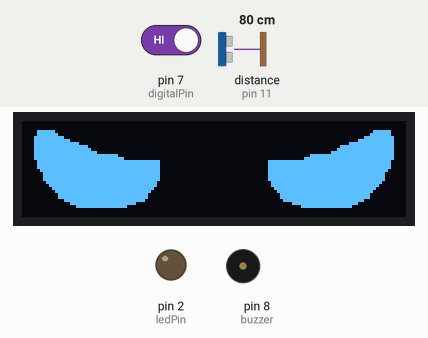
Recording of a sketch running on a simulated Arduino Uno, built with avr-gcc and run on an emulated ATmega328P. Shown: 128×32 one-colour display, output pins drawn as LEDs (lit = HIGH), buzzer (waves = sounding). Wiring (inferred from the names in the program): ultrasonic range finder: trigger pin 12; echo pin 11. Inputs (shaded band) come from the test bench; at power-on: distance to the obstacle (sensor on pin 11) 80 cm, pin 7 (digitalPin) HIGH. The echo pulse lasts 58.3 µs per cm; pins used as bus, display or sensor lines are not drawn.

Above: at 6.0 s.
6.1 s: distance to the obstacle (sensor on pin 11) set to 2 cm
At 8.7 s:
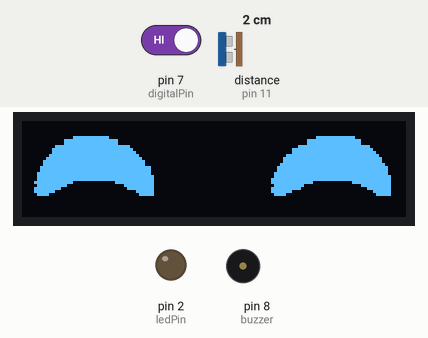
13.8 s: pin 7 (digitalPin) driven LOW
At 16.1 s:
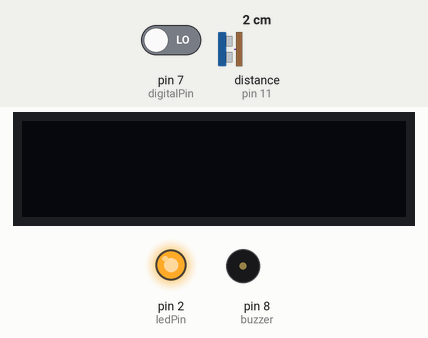
17.2 s: pin 7 (digitalPin) driven HIGH
At 17.9 s:
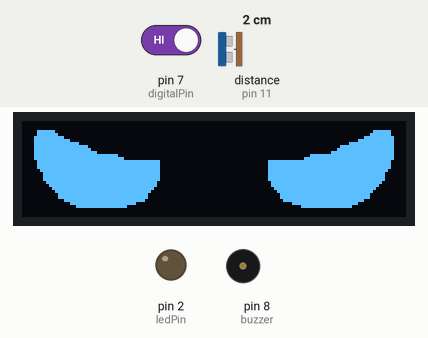
21.6 s: distance to the obstacle (sensor on pin 11) set to 18 cm
Timing chart, 0 to 26.0 s (numbered marks = the images above; inputs shaded):
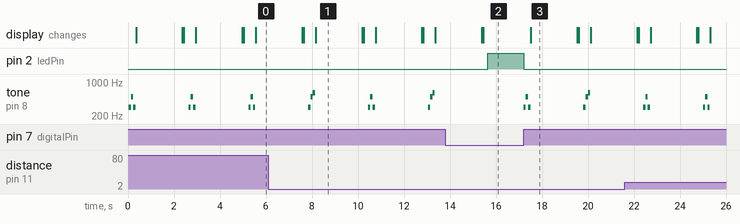

Measured:
- after the input at 6.1 s, the display: first differs from a run without the input after 2.1 s (image 1)
- after the input at 13.8 s, pin 2 (ledPin): LOW → HIGH after 1.8 s; tone on pin 8 (buzzer): stays silent (without the input it goes to 300 Hz after 1.8 s)
- after the input at 17.2 s, pin 2 (ledPin): HIGH → LOW at once; tone on pin 8 (buzzer): plays 300 Hz for 0.10 s, 500 Hz for 0.10 s, 300 Hz for 0.10 s, 300 Hz for 0.10 s, 500 Hz for 0.10 s, 600 Hz for 0.10 s, starting at once; the display: changes after 0.32 s (image 3)
- by itself, tone on pin 8 (buzzer): plays 300 Hz for 0.10 s, 500 Hz for 0.10 s, 600 Hz for 0.10 s, 300 Hz for 0.10 s, 500 Hz for 0.10 s, 300 Hz for 0.10 s … (9 notes in this stretch)
- what the display in image 1 shows lasts 2.0 s, from 8.2 s to 10.2 s

The sketch:

MainFeature.ino
```cpp
#include <SPI.h>
#include <Wire.h>
#include <Adafruit_GFX.h>
#include <Adafruit_SSD1306.h>

Adafruit_SSD1306 display = Adafruit_SSD1306(128, 32, &Wire);

#define bitmapWidth 128
#define bitmapHeight 32

const unsigned char Angeyes [] PROGMEM = {
	0x00, 0x00, 0x00, 0x00, 0x00, 0x00, 0x00, 0x00, 0x00, 0x00, 0x00, 0x00, 0x00, 0x00, 0x00, 0x00,
	0x00, 0x00, 0x00, 0x00, 0x00, 0x00, 0x00, 0x00, 0x00, 0x00, 0x00, 0x00, 0x00, 0x00, 0x00, 0x00,
	0x00, 0x00, 0x00, 0x00, 0x00, 0x00, 0x00, 0x00, 0x00, 0x00, 0x00, 0x00, 0x00, 0x00, 0x00, 0x00,
	0x07, 0xe0, 0x00, 0x00, 0x00, 0x00, 0x00, 0x00, 0x00, 0x00, 0x00, 0x00, 0x00, 0x00, 0x07, 0xe0,
	0x07, 0xf0, 0x00, 0x00, 0x00, 0x00, 0x00, 0x00, 0x00, 0x00, 0x00, 0x00, 0x00, 0x00, 0x0f, 0xe0,
	0x0f, 0xfc, 0x00, 0x00, 0x00, 0x00, 0x00, 0x00, 0x00, 0x00, 0x00, 0x00, 0x00, 0x00, 0x3f, 0xf0,
	0x0f, 0xff, 0x00, 0x00, 0x00, 0x00, 0x00, 0x00, 0x00, 0x00, 0x00, 0x00, 0x00, 0x00, 0xff, 0xf0,
	0x0f, 0xff, 0xe0, 0x00, 0x00, 0x00, 0x00, 0x00, 0x00, 0x00, 0x00, 0x00, 0x00, 0x07, 0xff, 0xf0,
	0x0f, 0xff, 0xfc, 0x00, 0x00, 0x00, 0x00, 0x00, 0x00, 0x00, 0x00, 0x00, 0x00, 0x3f, 0xff, 0xf0,
	0x0f, 0xff, 0xfe, 0x00, 0x00, 0x00, 0x00, 0x00, 0x00, 0x00, 0x00, 0x00, 0x00, 0x7f, 0xff, 0xf0,
	0x0f, 0xff, 0xff, 0x80, 0x00, 0x00, 0x00, 0x00, 0x00, 0x00, 0x00, 0x00, 0x01, 0xff, 0xff, 0xf0,
	0x0f, 0xff, 0xff, 0xff, 0x00, 0x00, 0x00, 0x00, 0x00, 0x00, 0x00, 0x00, 0xff, 0xff, 0xff, 0xf0,
	0x0f, 0xff, 0xff, 0xff, 0xc0, 0x00, 0x00, 0x00, 0x00, 0x00, 0x00, 0x03, 0xff, 0xff, 0xff, 0xf0,
	0x07, 0xff, 0xff, 0xff, 0xff, 0xfc, 0x00, 0x00, 0x00, 0x00, 0x3f, 0xff, 0xff, 0xff, 0xff, 0xe0,
	0x07, 0xff, 0xff, 0xff, 0xff, 0xfc, 0x00, 0x00, 0x00, 0x00, 0x3f, 0xff, 0xff, 0xff, 0xff, 0xe0,
	0x07, 0xff, 0xff, 0xff, 0xff, 0xfc, 0x00, 0x00, 0x00, 0x00, 0x3f, 0xff, 0xff, 0xff, 0xff, 0xe0,
	0x03, 0xff, 0xff, 0xff, 0xff, 0xfc, 0x00, 0x00, 0x00, 0x00, 0x3f, 0xff, 0xff, 0xff, 0xff, 0xc0,
	0x01, 0xff, 0xff, 0xff, 0xff, 0xfc, 0x00, 0x00, 0x00, 0x00, 0x3f, 0xff, 0xff, 0xff, 0xff, 0x80,
	0x01, 0xff, 0xff, 0xff, 0xff, 0xfc, 0x00, 0x00, 0x00, 0x00, 0x3f, 0xff, 0xff, 0xff, 0xff, 0x80,
	0x01, 0xff, 0xff, 0xff, 0xff, 0xfc, 0x00, 0x00, 0x00, 0x00, 0x3f, 0xff, 0xff, 0xff, 0xff, 0x80,
	0x00, 0xff, 0xff, 0xff, 0xff, 0xf8, 0x00, 0x00, 0x00, 0x00, 0x1f, 0xff, 0xff, 0xff, 0xff, 0x00,
	0x00, 0x7f, 0xff, 0xff, 0xff, 0xf8, 0x00, 0x00, 0x00, 0x00, 0x1f, 0xff, 0xff, 0xff, 0xfe, 0x00,
	0x00, 0x3f, 0xff, 0xff, 0xff, 0xf0, 0x00, 0x00, 0x00, 0x00, 0x0f, 0xff, 0xff, 0xff, 0xfc, 0x00,
	0x00, 0x1f, 0xff, 0xff, 0xff, 0xe0, 0x00, 0x00, 0x00, 0x00, 0x07, 0xff, 0xff, 0xff, 0xf8, 0x00,
	0x00, 0x0f, 0xff, 0xff, 0xff, 0xc0, 0x00, 0x00, 0x00, 0x00, 0x03, 0xff, 0xff, 0xff, 0xf0, 0x00,
	0x00, 0x0f, 0xff, 0xff, 0xff, 0xc0, 0x00, 0x00, 0x00, 0x00, 0x03, 0xff, 0xff, 0xff, 0xf0, 0x00,
	0x00, 0x03, 0xff, 0xff, 0xff, 0x80, 0x00, 0x00, 0x00, 0x00, 0x01, 0xff, 0xff, 0xff, 0xc0, 0x00,
	0x00, 0x00, 0xff, 0xff, 0xfc, 0x00, 0x00, 0x00, 0x00, 0x00, 0x00, 0x3f, 0xff, 0xff, 0x00, 0x00,
	0x00, 0x00, 0x3f, 0xff, 0xe0, 0x00, 0x00, 0x00, 0x00, 0x00, 0x00, 0x07, 0xff, 0xfc, 0x00, 0x00,
	0x00, 0x00, 0x00, 0x00, 0x00, 0x00, 0x00, 0x00, 0x00, 0x00, 0x00, 0x00, 0x00, 0x00, 0x00, 0x00,
	0x00, 0x00, 0x00, 0x00, 0x00, 0x00, 0x00, 0x00, 0x00, 0x00, 0x00, 0x00, 0x00, 0x00, 0x00, 0x00,
	0x00, 0x00, 0x00, 0x00, 0x00, 0x00, 0x00, 0x00, 0x00, 0x00, 0x00, 0x00, 0x00, 0x00, 0x00, 0x00
};

const unsigned char Angeyes2 [] PROGMEM = {
	0x00, 0x00, 0x00, 0x00, 0x00, 0x00, 0x00, 0x00, 0x00, 0x00, 0x00, 0x00, 0x00, 0x00, 0x00, 0x00,
	0x00, 0x00, 0x00, 0x00, 0x00, 0x00, 0x00, 0x00, 0x00, 0x00, 0x00, 0x00, 0x00, 0x00, 0x00, 0x00,
	0x00, 0x00, 0x00, 0x00, 0x00, 0x00, 0x00, 0x00, 0x00, 0x00, 0x00, 0x00, 0x00, 0x00, 0x00, 0x00,
	0x00, 0x00, 0x00, 0x00, 0x00, 0x00, 0x00, 0x00, 0x00, 0x00, 0x00, 0x00, 0x00, 0x00, 0x00, 0x00,
	0x00, 0x00, 0x00, 0x00, 0x00, 0x00, 0x00, 0x00, 0x00, 0x00, 0x00, 0x00, 0x00, 0x00, 0x00, 0x00,
	0x00, 0x00, 0x00, 0x00, 0x00, 0x00, 0x00, 0x00, 0x00, 0x00, 0x00, 0x00, 0x00, 0x00, 0x00, 0x00,
	0x00, 0x00, 0x00, 0x00, 0x00, 0x00, 0x00, 0x00, 0x00, 0x00, 0x00, 0x00, 0x00, 0x00, 0x00, 0x00,
	0x00, 0x00, 0x00, 0x00, 0x00, 0x00, 0x00, 0x00, 0x00, 0x00, 0x00, 0x00, 0x00, 0x00, 0x00, 0x00,
	0x00, 0x00, 0x00, 0x00, 0x00, 0x00, 0x00, 0x00, 0x00, 0x00, 0x00, 0x00, 0x00, 0x00, 0x00, 0x00,
	0x00, 0x00, 0x00, 0x00, 0x00, 0x00, 0x00, 0x00, 0x00, 0x00, 0x00, 0x00, 0x00, 0x00, 0x00, 0x00,
	0x00, 0x00, 0x00, 0x00, 0x00, 0x00, 0x00, 0x00, 0x00, 0x00, 0x00, 0x00, 0x00, 0x00, 0x00, 0x00,
	0x00, 0x00, 0x00, 0x00, 0x00, 0x00, 0x00, 0x00, 0x00, 0x00, 0x00, 0x00, 0x00, 0x00, 0x00, 0x00,
	0x00, 0x00, 0x00, 0x00, 0x00, 0x00, 0x00, 0x00, 0x00, 0x00, 0x00, 0x00, 0x00, 0x00, 0x00, 0x00,
	0x00, 0x00, 0x00, 0x00, 0x00, 0x00, 0x00, 0x00, 0x00, 0x00, 0x00, 0x00, 0x00, 0x00, 0x00, 0x00,
	0x00, 0x07, 0xff, 0xff, 0xfe, 0x00, 0x00, 0x00, 0x00, 0x00, 0x00, 0x7f, 0xff, 0xff, 0xe0, 0x00,
	0x00, 0x1f, 0xff, 0xff, 0xff, 0x80, 0x00, 0x00, 0x00, 0x00, 0x01, 0xff, 0xff, 0xff, 0xf8, 0x00,
	0x00, 0x3f, 0xff, 0xff, 0xff, 0xc0, 0x00, 0x00, 0x00, 0x00, 0x03, 0xff, 0xff, 0xff, 0xfc, 0x00,
	0x00, 0x7f, 0xff, 0xff, 0xff, 0xe0, 0x00, 0x00, 0x00, 0x00, 0x07, 0xff, 0xff, 0xff, 0xfe, 0x00,
	0x00, 0x7f, 0xff, 0xff, 0xff, 0xe0, 0x00, 0x00, 0x00, 0x00, 0x07, 0xff, 0xff, 0xff, 0xfe, 0x00,
	0x00, 0x3f, 0xff, 0xff, 0xff, 0xc0, 0x00, 0x00, 0x00, 0x00, 0x03, 0xff, 0xff, 0xff, 0xfc, 0x00,
	0x00, 0x3f, 0xff, 0xff, 0xff, 0xc0, 0x00, 0x00, 0x00, 0x00, 0x03, 0xff, 0xff, 0xff, 0xfc, 0x00,
	0x00, 0x1f, 0xff, 0xff, 0xff, 0x80, 0x00, 0x00, 0x00, 0x00, 0x01, 0xff, 0xff, 0xff, 0xf8, 0x00,
	0x00, 0x07, 0xff, 0xff, 0xfe, 0x00, 0x00, 0x00, 0x00, 0x00, 0x00, 0x7f, 0xff, 0xff, 0xe0, 0x00,
	0x00, 0x00, 0x00, 0x00, 0x00, 0x00, 0x00, 0x00, 0x00, 0x00, 0x00, 0x00, 0x00, 0x00, 0x00, 0x00,
	0x00, 0x00, 0x00, 0x00, 0x00, 0x00, 0x00, 0x00, 0x00, 0x00, 0x00, 0x00, 0x00, 0x00, 0x00, 0x00,
	0x00, 0x00, 0x00, 0x00, 0x00, 0x00, 0x00, 0x00, 0x00, 0x00, 0x00, 0x00, 0x00, 0x00, 0x00, 0x00,
	0x00, 0x00, 0x00, 0x00, 0x00, 0x00, 0x00, 0x00, 0x00, 0x00, 0x00, 0x00, 0x00, 0x00, 0x00, 0x00,
	0x00, 0x00, 0x00, 0x00, 0x00, 0x00, 0x00, 0x00, 0x00, 0x00, 0x00, 0x00, 0x00, 0x00, 0x00, 0x00,
	0x00, 0x00, 0x00, 0x00, 0x00, 0x00, 0x00, 0x00, 0x00, 0x00, 0x00, 0x00, 0x00, 0x00, 0x00, 0x00,
	0x00, 0x00, 0x00, 0x00, 0x00, 0x00, 0x00, 0x00, 0x00, 0x00, 0x00, 0x00, 0x00, 0x00, 0x00, 0x00,
	0x00, 0x00, 0x00, 0x00, 0x00, 0x00, 0x00, 0x00, 0x00, 0x00, 0x00, 0x00, 0x00, 0x00, 0x00, 0x00,
	0x00, 0x00, 0x00, 0x00, 0x00, 0x00, 0x00, 0x00, 0x00, 0x00, 0x00, 0x00, 0x00, 0x00, 0x00, 0x00
};

const unsigned char hapeyes [] PROGMEM = {
	0x00, 0x00, 0x00, 0x00, 0x00, 0x00, 0x00, 0x00, 0x00, 0x00, 0x00, 0x00, 0x00, 0x00, 0x00, 0x00,
	0x00, 0x00, 0x00, 0x00, 0x00, 0x00, 0x00, 0x00, 0x00, 0x00, 0x00, 0x00, 0x00, 0x00, 0x00, 0x00,
	0x00, 0x00, 0x00, 0x00, 0x00, 0x00, 0x00, 0x00, 0x00, 0x00, 0x00, 0x00, 0x00, 0x00, 0x00, 0x00,
	0x00, 0x00, 0x00, 0x00, 0x00, 0x00, 0x00, 0x00, 0x00, 0x00, 0x00, 0x00, 0x00, 0x00, 0x00, 0x00,
	0x00, 0x00, 0x00, 0x00, 0x00, 0x00, 0x00, 0x00, 0x00, 0x00, 0x00, 0x00, 0x00, 0x00, 0x00, 0x00,
	0x00, 0x00, 0x7f, 0xf8, 0x00, 0x00, 0x00, 0x00, 0x00, 0x00, 0x00, 0x00, 0x3f, 0xfe, 0x00, 0x00,
	0x00, 0x03, 0xff, 0xff, 0x00, 0x00, 0x00, 0x00, 0x00, 0x00, 0x00, 0x01, 0xff, 0xff, 0x80, 0x00,
	0x00, 0x03, 0xff, 0xff, 0x00, 0x00, 0x00, 0x00, 0x00, 0x00, 0x00, 0x01, 0xff, 0xff, 0x80, 0x00,
	0x00, 0x1f, 0xff, 0xff, 0xf0, 0x00, 0x00, 0x00, 0x00, 0x00, 0x00, 0x0f, 0xff, 0xff, 0xf0, 0x00,
	0x00, 0x3f, 0xff, 0xff, 0xf8, 0x00, 0x00, 0x00, 0x00, 0x00, 0x00, 0x3f, 0xff, 0xff, 0xf8, 0x00,
	0x00, 0x3f, 0xff, 0xff, 0xfc, 0x00, 0x00, 0x00, 0x00, 0x00, 0x00, 0x3f, 0xff, 0xff, 0xfc, 0x00,
	0x00, 0x7f, 0xff, 0xff, 0xfe, 0x00, 0x00, 0x00, 0x00, 0x00, 0x00, 0xff, 0xff, 0xff, 0xfe, 0x00,
	0x00, 0xff, 0xff, 0xff, 0xff, 0x00, 0x00, 0x00, 0x00, 0x00, 0x01, 0xff, 0xff, 0xff, 0xff, 0x00,
	0x01, 0xff, 0xff, 0xff, 0xff, 0x80, 0x00, 0x00, 0x00, 0x00, 0x01, 0xff, 0xff, 0xff, 0xff, 0x00,
	0x01, 0xff, 0xff, 0xff, 0xff, 0x80, 0x00, 0x00, 0x00, 0x00, 0x03, 0xff, 0xff, 0xff, 0xff, 0x80,
	0x03, 0xff, 0xff, 0xff, 0xff, 0xe0, 0x00, 0x00, 0x00, 0x00, 0x07, 0xff, 0xff, 0xff, 0xff, 0xc0,
	0x03, 0xff, 0xff, 0xff, 0xff, 0xe0, 0x00, 0x00, 0x00, 0x00, 0x07, 0xff, 0xff, 0xff, 0xff, 0xc0,
	0x07, 0xff, 0xff, 0xff, 0xff, 0xe0, 0x00, 0x00, 0x00, 0x00, 0x0f, 0xff, 0xff, 0xff, 0xff, 0xc0,
	0x07, 0xff, 0xff, 0xff, 0xff, 0xf0, 0x00, 0x00, 0x00, 0x00, 0x0f, 0xff, 0xff, 0xff, 0xff, 0xe0,
	0x07, 0xff, 0xff, 0xff, 0xff, 0xf0, 0x00, 0x00, 0x00, 0x00, 0x1f, 0xff, 0xff, 0xff, 0xff, 0xe0,
	0x0f, 0xff, 0x80, 0x01, 0xff, 0xf0, 0x00, 0x00, 0x00, 0x00, 0x1f, 0xff, 0x80, 0x03, 0xff, 0xe0,
	0x07, 0xfe, 0x00, 0x00, 0x3f, 0xf0, 0x00, 0x00, 0x00, 0x00, 0x0f, 0xfc, 0x00, 0x00, 0x7f, 0xe0,
	0x0f, 0xf8, 0x00, 0x00, 0x1f, 0xf0, 0x00, 0x00, 0x00, 0x00, 0x1f, 0xf8, 0x00, 0x00, 0x1f, 0xe0,
	0x0f, 0xe0, 0x00, 0x00, 0x03, 0xf0, 0x00, 0x00, 0x00, 0x00, 0x1f, 0xc0, 0x00, 0x00, 0x07, 0xe0,
	0x07, 0x80, 0x00, 0x00, 0x01, 0xf0, 0x00, 0x00, 0x00, 0x00, 0x0f, 0x00, 0x00, 0x00, 0x03, 0xe0,
	0x00, 0x00, 0x00, 0x00, 0x00, 0x00, 0x00, 0x00, 0x00, 0x00, 0x00, 0x00, 0x00, 0x00, 0x00, 0x00,
	0x00, 0x00, 0x00, 0x00, 0x00, 0x00, 0x00, 0x00, 0x00, 0x00, 0x00, 0x00, 0x00, 0x00, 0x00, 0x00,
	0x00, 0x00, 0x00, 0x00, 0x00, 0x00, 0x00, 0x00, 0x00, 0x00, 0x00, 0x00, 0x00, 0x00, 0x00, 0x00,
	0x00, 0x00, 0x00, 0x00, 0x00, 0x00, 0x00, 0x00, 0x00, 0x00, 0x00, 0x00, 0x00, 0x00, 0x00, 0x00,
	0x00, 0x00, 0x00, 0x00, 0x00, 0x00, 0x00, 0x00, 0x00, 0x00, 0x00, 0x00, 0x00, 0x00, 0x00, 0x00,
	0x00, 0x00, 0x00, 0x00, 0x00, 0x00, 0x00, 0x00, 0x00, 0x00, 0x00, 0x00, 0x00, 0x00, 0x00, 0x00,
	0x00, 0x00, 0x00, 0x00, 0x00, 0x00, 0x00, 0x00, 0x00, 0x00, 0x00, 0x00, 0x00, 0x00, 0x00, 0x00
};


const unsigned char hapeyes2 [] PROGMEM = {
	0x00, 0x00, 0x00, 0x00, 0x00, 0x00, 0x00, 0x00, 0x00, 0x00, 0x00, 0x00, 0x00, 0x00, 0x00, 0x00,
	0x00, 0x00, 0x00, 0x00, 0x00, 0x00, 0x00, 0x00, 0x00, 0x00, 0x00, 0x00, 0x00, 0x00, 0x00, 0x00,
	0x00, 0x00, 0x00, 0x00, 0x00, 0x00, 0x00, 0x00, 0x00, 0x00, 0x00, 0x00, 0x00, 0x00, 0x00, 0x00,
	0x00, 0x00, 0x00, 0x00, 0x00, 0x00, 0x00, 0x00, 0x00, 0x00, 0x00, 0x00, 0x00, 0x00, 0x00, 0x00,
	0x00, 0x00, 0x00, 0x00, 0x00, 0x00, 0x00, 0x00, 0x00, 0x00, 0x00, 0x00, 0x00, 0x00, 0x00, 0x00,
	0x00, 0x00, 0x00, 0x00, 0x00, 0x00, 0x00, 0x00, 0x00, 0x00, 0x00, 0x00, 0x00, 0x00, 0x00, 0x00,
	0x00, 0x00, 0x00, 0x00, 0x00, 0x00, 0x00, 0x00, 0x00, 0x00, 0x00, 0x00, 0x00, 0x00, 0x00, 0x00,
	0x00, 0x00, 0x00, 0x00, 0x00, 0x00, 0x00, 0x00, 0x00, 0x00, 0x00, 0x00, 0x00, 0x00, 0x00, 0x00,
	0x00, 0x00, 0x00, 0x00, 0x00, 0x00, 0x00, 0x00, 0x00, 0x00, 0x00, 0x00, 0x00, 0x00, 0x00, 0x00,
	0x00, 0x00, 0x00, 0x00, 0x00, 0x00, 0x00, 0x00, 0x00, 0x00, 0x00, 0x00, 0x00, 0x00, 0x00, 0x00,
	0x00, 0x00, 0x00, 0x00, 0x00, 0x00, 0x00, 0x00, 0x00, 0x00, 0x00, 0x00, 0x00, 0x00, 0x00, 0x00,
	0x00, 0x00, 0x00, 0x00, 0x00, 0x00, 0x00, 0x00, 0x00, 0x00, 0x00, 0x00, 0x00, 0x00, 0x00, 0x00,
	0x00, 0x00, 0x00, 0x00, 0x00, 0x00, 0x00, 0x00, 0x00, 0x00, 0x00, 0x00, 0x00, 0x00, 0x00, 0x00,
	0x00, 0x00, 0x00, 0x00, 0x00, 0x00, 0x00, 0x00, 0x00, 0x00, 0x00, 0x00, 0x00, 0x00, 0x00, 0x00,
	0x00, 0x07, 0xff, 0xff, 0xfe, 0x00, 0x00, 0x00, 0x00, 0x00, 0x00, 0x7f, 0xff, 0xff, 0xe0, 0x00,
	0x00, 0x1f, 0xff, 0xff, 0xff, 0x80, 0x00, 0x00, 0x00, 0x00, 0x01, 0xff, 0xff, 0xff, 0xf8, 0x00,
	0x00, 0x3f, 0xff, 0xff, 0xff, 0xc0, 0x00, 0x00, 0x00, 0x00, 0x03, 0xff, 0xff, 0xff, 0xfc, 0x00,
	0x00, 0x7f, 0xff, 0xff, 0xff, 0xe0, 0x00, 0x00, 0x00, 0x00, 0x07, 0xff, 0xff, 0xff, 0xfe, 0x00,
	0x00, 0x7f, 0xff, 0xff, 0xff, 0xe0, 0x00, 0x00, 0x00, 0x00, 0x07, 0xff, 0xff, 0xff, 0xfe, 0x00,
	0x00, 0x3f, 0xff, 0xff, 0xff, 0xc0, 0x00, 0x00, 0x00, 0x00, 0x03, 0xff, 0xff, 0xff, 0xfc, 0x00,
	0x00, 0x3f, 0xff, 0xff, 0xff, 0xc0, 0x00, 0x00, 0x00, 0x00, 0x03, 0xff, 0xff, 0xff, 0xfc, 0x00,
	0x00, 0x1f, 0xff, 0xff, 0xff, 0x80, 0x00, 0x00, 0x00, 0x00, 0x01, 0xff, 0xff, 0xff, 0xf8, 0x00,
	0x00, 0x07, 0xff, 0xff, 0xfe, 0x00, 0x00, 0x00, 0x00, 0x00, 0x00, 0x7f, 0xff, 0xff, 0xe0, 0x00,
	0x00, 0x00, 0x00, 0x00, 0x00, 0x00, 0x00, 0x00, 0x00, 0x00, 0x00, 0x00, 0x00, 0x00, 0x00, 0x00,
	0x00, 0x00, 0x00, 0x00, 0x00, 0x00, 0x00, 0x00, 0x00, 0x00, 0x00, 0x00, 0x00, 0x00, 0x00, 0x00,
	0x00, 0x00, 0x00, 0x00, 0x00, 0x00, 0x00, 0x00, 0x00, 0x00, 0x00, 0x00, 0x00, 0x00, 0x00, 0x00,
	0x00, 0x00, 0x00, 0x00, 0x00, 0x00, 0x00, 0x00, 0x00, 0x00, 0x00, 0x00, 0x00, 0x00, 0x00, 0x00,
	0x00, 0x00, 0x00, 0x00, 0x00, 0x00, 0x00, 0x00, 0x00, 0x00, 0x00, 0x00, 0x00, 0x00, 0x00, 0x00,
	0x00, 0x00, 0x00, 0x00, 0x00, 0x00, 0x00, 0x00, 0x00, 0x00, 0x00, 0x00, 0x00, 0x00, 0x00, 0x00,
	0x00, 0x00, 0x00, 0x00, 0x00, 0x00, 0x00, 0x00, 0x00, 0x00, 0x00, 0x00, 0x00, 0x00, 0x00, 0x00,
	0x00, 0x00, 0x00, 0x00, 0x00, 0x00, 0x00, 0x00, 0x00, 0x00, 0x00, 0x00, 0x00, 0x00, 0x00, 0x00,
	0x00, 0x00, 0x00, 0x00, 0x00, 0x00, 0x00, 0x00, 0x00, 0x00, 0x00, 0x00, 0x00, 0x00, 0x00, 0x00
};


int ledPin = 2;         //Motion Detector
int digitalPin = 7;
int val = 0;

const int trigPin = 12; //Ultrasonic
const int echoPin = 11;

long duration;
int distance;

const int buzzer = 8;   //Buzzer


void setup() {
    pinMode(ledPin, OUTPUT);     //Motion Detector
    pinMode(digitalPin, INPUT);

    pinMode(trigPin, OUTPUT);    //Ultrasonic
    pinMode(echoPin, INPUT);

  pinMode(buzzer, OUTPUT);      //Buzzer

  display.begin(0x3C);          //OLED

}


void loop() {
    val = digitalRead(digitalPin);    // Value of Motion Detector

    if (val == 0) {
        digitalWrite(ledPin, HIGH);
    }

    if (val == 1) {
        digitalWrite(ledPin, LOW);

        tone(buzzer, 300); // Set Buzzer
        delay(100);
        tone(buzzer, 500);
        delay(100);
        tone(buzzer, 300);
        delay(100);
        noTone(buzzer);

        display.clearDisplay();
        display.drawBitmap(0, 0, Angeyes, 128, 32, 1); // Draw Angry bitmap
        display.display();
        delay(2000);

        display.clearDisplay();
        display.drawBitmap(0, 0, Angeyes2, 128, 32, 1);
        display.display();
        delay(50);

        display.clearDisplay();
        display.display();
        delay(200);

          digitalWrite(trigPin, LOW);  // Set Ultrasonic
          delay(0.02);

          digitalWrite(trigPin, HIGH);
          delay(0.1);
          digitalWrite(trigPin, LOW);

          duration = pulseIn(echoPin, HIGH);
          distance = duration * 0.034 / 2;

          if(distance <= 15){

                  tone(buzzer, 300); // Set Buzzer
                  delay(100);
                  tone(buzzer, 500);
                  delay(100);
                  tone(buzzer, 600);
                  delay(100);
                  noTone(buzzer);

                display.clearDisplay();
                display.drawBitmap(0, 0, hapeyes, 128, 32, 1); // Draw happy bitmap
                display.display();
                delay(2000);

                display.clearDisplay();
                display.drawBitmap(0, 0, hapeyes2, 128, 32, 1);
                display.display();
                delay(50);

                display.clearDisplay();
                display.display();
                delay(200);
          }
    }

}
```
